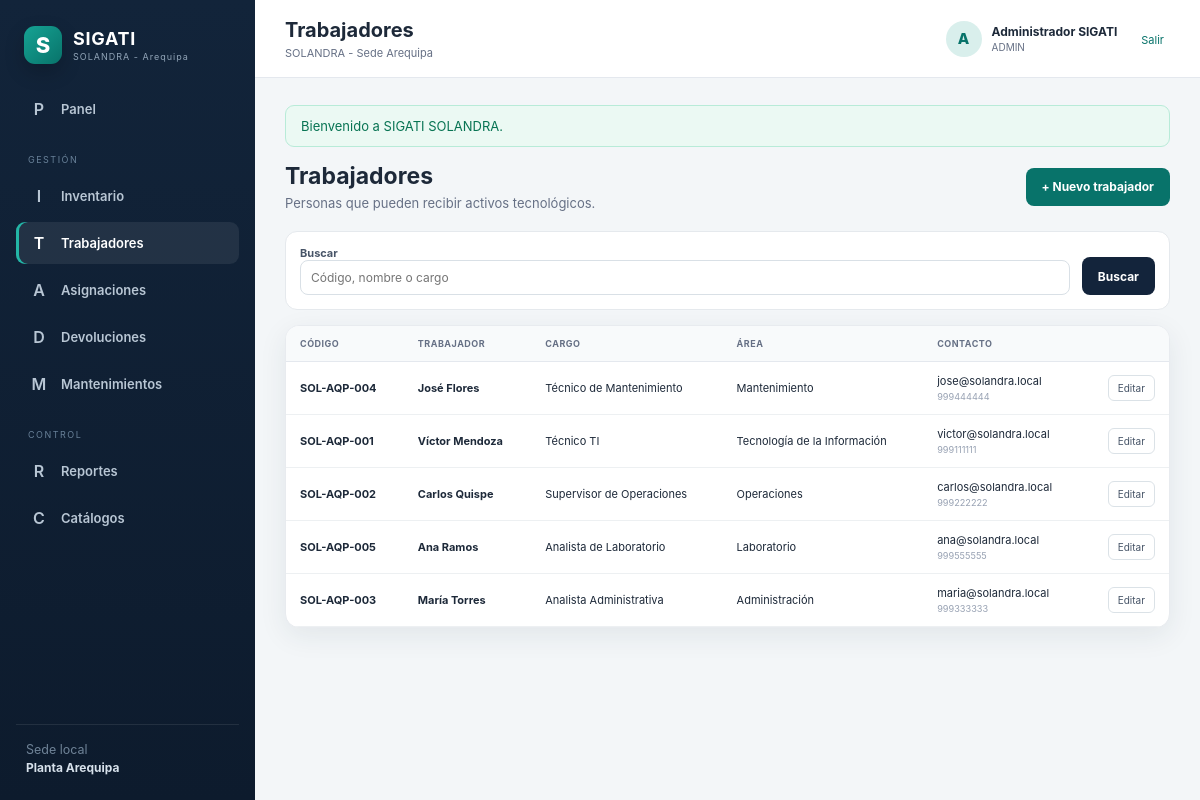
/sigati_solandra/public/trabajadores (signed in), run on the app's committed database.
### tables this page shows
CREATE TABLE trabajadores (
  id INT UNSIGNED AUTO_INCREMENT PRIMARY KEY,
  codigo_trabajador VARCHAR(50) NOT NULL UNIQUE,
  nombres VARCHAR(100) NOT NULL,
  apellidos VARCHAR(100) NOT NULL,
  correo VARCHAR(150) NULL,
  telefono VARCHAR(30) NULL,
  cargo VARCHAR(120) NULL,
  area_id INT UNSIGNED NULL,
  activo TINYINT(1) NOT NULL DEFAULT 1,
  creado_en TIMESTAMP NOT NULL DEFAULT CURRENT_TIMESTAMP,
  actualizado_en TIMESTAMP NULL DEFAULT CURRENT_TIMESTAMP ON UPDATE CURRENT_TIMESTAMP,
  INDEX ix_employees_name (apellidos,nombres),
  CONSTRAINT fk_employees_area FOREIGN KEY (area_id) REFERENCES areas(id)
);

CREATE TABLE areas (
  id INT UNSIGNED AUTO_INCREMENT PRIMARY KEY,
  nombre VARCHAR(120) NOT NULL UNIQUE,
  activo TINYINT(1) NOT NULL DEFAULT 1,
  creado_en TIMESTAMP NOT NULL DEFAULT CURRENT_TIMESTAMP,
  actualizado_en TIMESTAMP NULL DEFAULT CURRENT_TIMESTAMP ON UPDATE CURRENT_TIMESTAMP
);

### app/Vistas/trabajadores.php (called while the page is built, shortened)
<?php
$modo = $modo ?? 'listado';
$filas = $filas ?? [];
$q = $q ?? '';
$parciales = [
    'listado' => 'index',
    'formulario' => 'formulario',
];
$parcial = $parciales[$modo] ?? $parciales['listado'];
$rutaParcial = __DIR__.'/trabajadores/'.$parcial.'.php';
require $rutaParcial;

### app/Controladores/TrabajadorControlador.php (called while the page is built, shortened)
<?php
final class TrabajadorControlador extends Controlador
{
    private Trabajador $modelo;
    public function __construct()
    {
        $this->modelo = new Trabajador();
    }
    public function listado(): void
    {
        $q = trim($_GET['q'] ?? '');
        $this->vista('trabajadores', [
            'modo' => 'listado',
            'titulo' => 'Trabajadores',
            'filas' => $this->modelo->listar($q),
            'q' => $q,
        ]);
    }
}

### public/index.php (called while the page is built, shortened)
<?php
$root = dirname(__DIR__);
require $root.'/app/Nucleo/nucleo.php';
require $root.'/app/Nucleo/ayudantes.php';
$router = new Router();
$router->get('/ingreso', [AutenticacionControlador::class, 'formularioIngreso']);
$router->post('/ingreso', [AutenticacionControlador::class, 'ingresar']);
$router->post('/salir', [AutenticacionControlador::class, 'salir']);
$router->get('/', [PanelControlador::class, 'inicio']);
$router->get('/activos', [ActivoControlador::class, 'listado']);
$router->get('/activos/crear', [ActivoControlador::class, 'crear']);
$router->post('/activos', [ActivoControlador::class, 'guardar']);
$router->get('/activos/importar', [ActivoControlador::class, 'formularioImportacion']);
$router->post('/activos/importar', [ActivoControlador::class, 'importarCsv']);
$router->get('/activos/{id}/editar', [ActivoControlador::class, 'editar']);
$router->post('/activos/{id}', [ActivoControlador::class, 'actualizar']);
$router->get('/activos/{id}/qr', [CodigoQrControlador::class, 'ver']);
$router->get('/activos/{id}', [ActivoControlador::class, 'ver']);
$router->get('/trabajadores', [TrabajadorControlador::class, 'listado']);
$router->get('/trabajadores/crear', [TrabajadorControlador::class, 'crear']);
$router->post('/trabajadores', [TrabajadorControlador::class, 'guardar']);
$router->get('/trabajadores/{id}/editar', [TrabajadorControlador::class, 'editar']);
$router->post('/trabajadores/{id}', [TrabajadorControlador::class, 'actualizar']);
$router->get('/asignaciones', [AsignacionControlador::class, 'listado']);
$router->get('/asignaciones/crear', [AsignacionControlador::class, 'crear']);
$router->post('/asignaciones', [AsignacionControlador::class, 'guardar']);
$router->get('/asignaciones/{id}/imprimir', [AsignacionControlador::class, 'imprimir']);
$router->get('/asignaciones/{id}/pdf', [AsignacionControlador::class, 'pdf']);
$router->get('/asignaciones/{id}', [AsignacionControlador::class, 'ver']);
$router->get('/devoluciones', [DevolucionControlador::class, 'listado']);
$router->get('/devoluciones/crear', [DevolucionControlador::class, 'crear']);
$router->post('/devoluciones', [DevolucionControlador::class, 'guardar']);
$router->get('/devoluciones/{id}/imprimir', [DevolucionControlador::class, 'imprimir']);
$router->get('/devoluciones/{id}/pdf', [DevolucionControlador::class, 'pdf']);
$router->get('/devoluciones/{id}', [DevolucionControlador::class, 'ver']);
$router->get('/mantenimientos', [MantenimientoControlador::class, 'listado']);
$router->get('/mantenimientos/crear', [MantenimientoControlador::class, 'crear']);
$router->post('/mantenimientos', [MantenimientoControlador::class, 'guardar']);
$router->post('/mantenimientos/{id}/cerrar', [MantenimientoControlador::class, 'cerrar']);
$router->get('/catalogos', [CatalogoControlador::class, 'listado']);
$router->post('/catalogos/{table}', [CatalogoControlador::class, 'guardar']);
$router->get('/reportes/inventario', [ReporteControlador::class, 'inventario']);
$router->get('/reportes/inventario/csv', [ReporteControlador::class, 'exportarCsv']);
$router->dispatch();

### app/Nucleo/ayudantes.php (called while the page is built, shortened)
<?php
function config(string $clave, mixed $default = null): mixed
{
    return Config::obtener($clave, $default);
}
function url(string $ruta = ''): string
{
    $base = rtrim((string) config('aplicacion.url_base'), '/');
    return $base.($ruta !== '' ? '/'.ltrim($ruta, '/') : '');
}
function e(mixed $valor): string
{
    return htmlspecialchars((string) $valor, ENT_QUOTES, 'UTF-8');
}

### app/Modelos/ModeloBase.php (called while the page is built, shortened)
<?php
abstract class ModeloBase
{
    public function __construct()
    {
        $this->db = BD::pdo();
    }
}

### config/base_datos.php (called while the page is built)
<?php
return [
    'servidor' => getenv('DB_HOST') ?: '127.0.0.1',
    'puerto' => getenv('DB_PORT') ?: '3306',
    'nombre' => getenv('DB_DATABASE') ?: 'sigati_solandra',
    'usuario' => getenv('DB_USERNAME') ?: 'root',
    'clave' => getenv('DB_PASSWORD') ?: '',
    'codificacion' => getenv('DB_CHARSET') ?: 'utf8mb4',
];

### app/Modelos/Trabajador.php (called while the page is built, shortened)
<?php
final class Trabajador extends ModeloBase
{
    public function listar(string $q = ''): array
    {
        $sql = "SELECT e.*, a.nombre nombre_area
                FROM trabajadores e
                LEFT JOIN areas a ON a.id = e.area_id
                WHERE e.activo = 1";
        $params = [];
        $sql .= ' ORDER BY e.apellidos, e.nombres';
        $consulta = $this->db->prepare($sql);
        $consulta->execute($params);
        return $consulta->fetchAll();
    }
}

### app/Vistas/trabajadores/index.php (the view, shortened to what this page needs)
<div class="page-actions">
        <div>
            <h2>Trabajadores</h2>
            <p>Personas que pueden recibir activos tecnológicos.</p>
        </div>
        <a class="btn btn-primary" href="<?= url('trabajadores/crear') ?>">+ Nuevo trabajador</a>
    </div>
    <form class="filter-panel" method="get">
        <div class="field grow">
            <label>Buscar</label>
            <input name="q" value="<?= e($q) ?>" placeholder="Código, nombre o cargo">
        </div>
        <button class="btn btn-dark">Buscar</button>
    </form>
    <section class="panel table-panel">
        <div class="table-responsive">
            <table class="data-table">
                <thead>
                    <tr>
                        <th>Código</th>
                        <th>Trabajador</th>
                        <th>Cargo</th>
                        <th>Área</th>
                        <th>Contacto</th>
                        <th></th>
                    </tr>
                </thead>
                <tbody>
                    <?php foreach ($filas as $trabajador): ?>
                        <tr>
                            <td><strong><?= e($trabajador['codigo_trabajador']) ?></strong></td>
                            <td><strong><?= e($trabajador['nombres'].' '.$trabajador['apellidos']) ?></strong></td>
                            <td><?= e($trabajador['cargo'] ?: '—') ?></td>
                            <td><?= e($trabajador['nombre_area'] ?: 'Sin área') ?></td>
                            <td>
                                <?= e($trabajador['correo'] ?: '—') ?>
                                <small><?= e($trabajador['telefono'] ?: '') ?></small>
                            </td>
                            <td class="text-right">
                                <a class="icon-btn" href="<?= url('trabajadores/'.$trabajador['id'].'/editar') ?>">
                                    Editar
                                </a>
                            </td>
                        </tr>
                    <?php endforeach; ?>
                </tbody>
            </table>
        </div>
    </section>

### app/Nucleo/nucleo.php (shortened to what this page needs)
<?php
final class Config
{
    private static array $datos = [];
    public static function obtener(string $clave, mixed $default = null): mixed
    {
        [$archivo, $registro] = array_pad(explode('.', $clave, 2), 2, null);
        if (!isset(self::$datos[$archivo])) {
            $ruta = dirname(__DIR__, 2).'/config/'.$archivo.'.php';
            self::$datos[$archivo] = require $ruta;
        }
        return $registro === null
            ? self::$datos[$archivo]
            : (self::$datos[$archivo][$registro] ?? $default);
    }
}
final class BD
{
    private static ?PDO $pdo = null;
    public static function pdo(): PDO
    {
        if (self::$pdo instanceof PDO) {
            return self::$pdo;
        }
        $config = Config::obtener('base_datos');
        $dsn = sprintf(
            'mysql:host=%s;port=%s;dbname=%s;charset=%s',
            $config['servidor'],
            $config['puerto'],
            $config['nombre'],
            $config['codificacion']
        );
        self::$pdo = new PDO($dsn, $config['usuario'], $config['clave'], [
            PDO::ATTR_ERRMODE => PDO::ERRMODE_EXCEPTION,
            PDO::ATTR_DEFAULT_FETCH_MODE => PDO::FETCH_ASSOC,
            PDO::ATTR_EMULATE_PREPARES => false,
        ]);
        return self::$pdo;
    }
}
final class Vista
{
    public static function renderizar(string $vista, array $datos = [], string $plantilla = 'plantilla'): void
    {
        $archivo = dirname(__DIR__).'/Vistas/'.$vista.'.php';
        extract($datos, EXTR_SKIP);
        require $archivo;
    }
}
abstract class Controlador
{
    protected function vista(string $vista, array $datos = [], string $plantilla = 'plantilla'): void
    {
        Vista::renderizar($vista, $datos, $plantilla);
    }
}
final class Router
{
    private array $rutas = [];
    public function get(string $ruta, array $manejador): void
    {
        $this->rutas[] = ['GET', $ruta, $manejador];
    }
    public function post(string $ruta, array $manejador): void
    {
        $this->rutas[] = ['POST', $ruta, $manejador];
    }
    public function dispatch(): void
    {
        $metodo = $_SERVER['REQUEST_METHOD'];
        $uri = parse_url($_SERVER['REQUEST_URI'], PHP_URL_PATH) ?: '/';
        $base = rtrim((string) Config::obtener('aplicacion.url_base'), '/');
        if ($base !== '' && str_starts_with($uri, $base)) {
            $uri = substr($uri, strlen($base));
        }
        $uri = '/'.trim($uri, '/');
        foreach ($this->rutas as [$metodoRuta, $ruta, $manejador]) {
            if ($metodoRuta !== $metodo) {
                continue;
            }
            $pattern = '#^'.preg_replace(
                '#\{[a-zA-Z_][a-zA-Z0-9_]*\}#',
                '([^/]+)',
                rtrim($ruta, '/')
            ).'/?$#';
            if (preg_match($pattern, $uri, $coincidencias)) {
                array_shift($coincidencias);
                [$clase, $accion] = $manejador;
                (new $clase())->$accion(...$coincidencias);
                return;
            }
        }
    }
}

### public/recursos/css/app.css (style rules this page uses)
:root { --primary: #08736a; --primary-dark: #075c56; --navy: #13243b; --ink: #1d2939; --muted: #667085; --line: #e4e8ee; --surface: #fff; --bg: #f3f6f8; --danger: #c93642; --warning: #e49a25; --success: #15946b; --radius: 14px; --shadow: 0 8px 28px rgba(28, 45, 70, 0.08); }
* { box-sizing: border-box; }
html { font-size: 15px; }
body { margin: 0; font-family: Inter, Segoe UI, Arial, sans-serif; color: var(--ink); background: var(--bg); }
a { color: inherit; }
button, input, select, textarea { font: inherit; }
.page-actions { display: flex; justify-content: space-between; gap: 20px; align-items: center; margin-bottom: 20px; }
.page-actions h2 { margin: 0 0 5px; font-size: 23px; }
.page-actions p { margin: 0; color: var(--muted); font-size: 13px; }
.btn { display: inline-flex; align-items: center; justify-content: center; min-height: 38px; padding: 9px 15px; border-radius: 8px; border: 1px solid transparent; text-decoration: none; font-weight: 700; font-size: 12px; cursor: pointer; transition: 0.15s; }
.btn-primary { background: var(--primary); color: white; }
.btn-dark { background: var(--navy); color: white; }
.panel, .form-card { background: var(--surface); border: 1px solid #e8ebef; border-radius: var(--radius); box-shadow: var(--shadow); }
.panel { padding: 20px; }
.filter-panel { background: white; border: 1px solid #e5e9ed; border-radius: 12px; padding: 14px; display: flex; gap: 12px; align-items: end; margin-bottom: 15px; }
.field { min-width: 145px; }
.field.grow { flex: 1; }
.field label, .form-card label, .full-label { display: flex; flex-direction: column; gap: 6px; font-size: 11px; color: #475467; font-weight: 700; }
.filter-panel input, .filter-panel select, .form-card input, .form-card select, .form-card textarea, .inline-form input, .inline-form select { width: 100%; border: 1px solid #d9e0e6; border-radius: 8px; background: white; padding: 9px 10px; outline: none; color: #273443; font-size: 12px; }
.table-panel { padding: 0; overflow: hidden; }
.table-responsive { overflow: auto; }
.data-table { border-collapse: collapse; width: 100%; font-size: 11px; }
.data-table th { font-size: 9px; text-transform: uppercase; letter-spacing: 0.5px; color: #667085; background: #f8fafb; text-align: left; padding: 12px 14px; border-bottom: 1px solid var(--line); white-space: nowrap; }
.data-table td { padding: 12px 14px; border-bottom: 1px solid #edf0f2; vertical-align: middle; }
.data-table td small { display: block; color: #98a2b3; margin-top: 3px; }
.text-right { text-align: right; }
.icon-btn { border: 1px solid #dbe2e7; background: #fff; color: #465467; border-radius: 6px; padding: 6px 9px; text-decoration: none; font-size: 10px; cursor: pointer; }

### data on the page
trabajadores: codigo_trabajador "SOL-AQP-004", nombres+apellidos "José Flores", cargo "Técnico de Mantenimiento", area.nombre "Mantenimiento", correo "jose@solandra.local", telefono "999444444"
trabajadores: codigo_trabajador "SOL-AQP-001", nombres+apellidos "Víctor Mendoza", cargo "Técnico TI", area.nombre "Tecnología de la Información", correo "victor@solandra.local", telefono "999111111"
trabajadores: codigo_trabajador "SOL-AQP-002", nombres+apellidos "Carlos Quispe", cargo "Supervisor de Operaciones", area.nombre "Operaciones", correo "carlos@solandra.local", telefono "999222222"
trabajadores: codigo_trabajador "SOL-AQP-005", nombres+apellidos "Ana Ramos", cargo "Analista de Laboratorio", area.nombre "Laboratorio", correo "ana@solandra.local", telefono "999555555"
trabajadores: codigo_trabajador "SOL-AQP-003", nombres+apellidos "María Torres", cargo "Analista Administrativa", area.nombre "Administración", correo "maria@solandra.local", telefono "999333333"

### other printed values
$flash['message'] "Bienvenido a SIGATI SOLANDRA."
